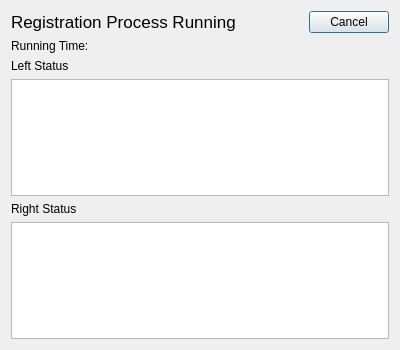
<?xml version="1.0" encoding="UTF-8"?>
<ui version="4.0">
 <class>DualRegistrationProcessDialog</class>
 <widget class="QDialog" name="DualRegistrationProcessDialog">
  <property name="geometry">
   <rect>
    <x>0</x>
    <y>0</y>
    <width>400</width>
    <height>350</height>
   </rect>
  </property>
  <property name="windowTitle">
   <string>Registration Processing Running</string>
  </property>
  <layout class="QVBoxLayout" name="verticalLayout">
   <item>
    <layout class="QHBoxLayout" name="horizontalLayout">
     <item>
      <widget class="QLabel" name="processDescription">
       <property name="font">
        <font>
         <pointsize>13</pointsize>
        </font>
       </property>
       <property name="text">
        <string>Registration Process Running</string>
       </property>
      </widget>
     </item>
     <item>
      <widget class="QPushButton" name="cancel">
       <property name="maximumSize">
        <size>
         <width>80</width>
         <height>16777215</height>
        </size>
       </property>
       <property name="text">
        <string>Cancel</string>
       </property>
      </widget>
     </item>
    </layout>
   </item>
   <item>
    <widget class="QLabel" name="elapsedTime">
     <property name="text">
      <string>Running Time: </string>
     </property>
    </widget>
   </item>
   <item>
    <widget class="QLabel" name="leftStatusMessage">
     <property name="text">
      <string>Left Status</string>
     </property>
    </widget>
   </item>
   <item>
    <widget class="QTextEdit" name="leftStatusBoxTextEdit">
     <property name="sizePolicy">
      <sizepolicy hsizetype="Ignored" vsizetype="Expanding">
       <horstretch>0</horstretch>
       <verstretch>0</verstretch>
      </sizepolicy>
     </property>
     <property name="horizontalScrollBarPolicy">
      <enum>Qt::ScrollBarAsNeeded</enum>
     </property>
     <property name="lineWrapMode">
      <enum>QTextEdit::WidgetWidth</enum>
     </property>
     <property name="lineWrapColumnOrWidth">
      <number>250</number>
     </property>
     <property name="readOnly">
      <bool>true</bool>
     </property>
    </widget>
   </item>
   <item>
    <widget class="QLabel" name="rightStatusMessage">
     <property name="text">
      <string>Right Status</string>
     </property>
    </widget>
   </item>
   <item>
    <widget class="QTextEdit" name="rightStatusBoxTextEdit">
     <property name="sizePolicy">
      <sizepolicy hsizetype="Ignored" vsizetype="Expanding">
       <horstretch>0</horstretch>
       <verstretch>0</verstretch>
      </sizepolicy>
     </property>
     <property name="horizontalScrollBarPolicy">
      <enum>Qt::ScrollBarAsNeeded</enum>
     </property>
     <property name="lineWrapMode">
      <enum>QTextEdit::WidgetWidth</enum>
     </property>
     <property name="lineWrapColumnOrWidth">
      <number>250</number>
     </property>
     <property name="readOnly">
      <bool>true</bool>
     </property>
    </widget>
   </item>
  </layout>
 </widget>
 <resources/>
 <connections/>
</ui>
